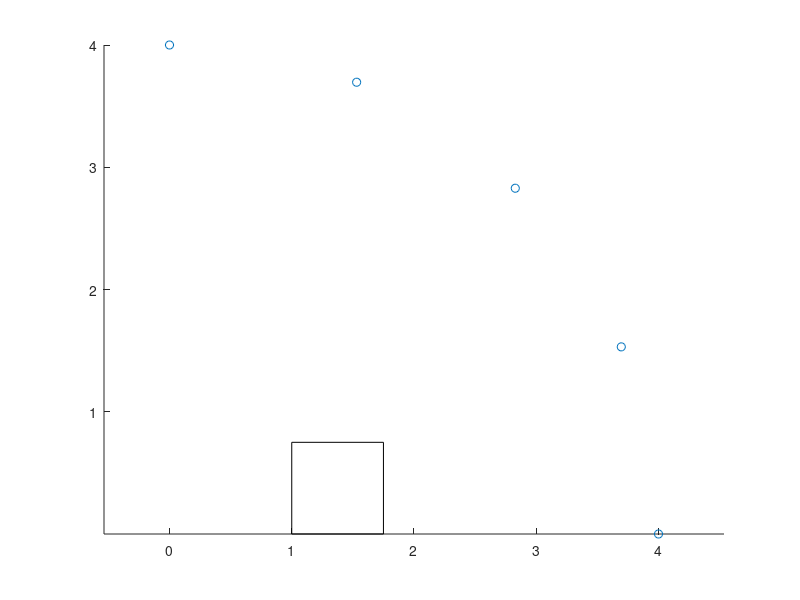

MATLAB code to generate this figure: (Note: this script raises an error after producing the figure.)
clear all; close all; clc; clf;

%pkg load symbolic;

hold on;
axis equal;

x_offset = 0;
y_offset = 0;

destination = [4., 0.5];

radius = destination(1);
nb_points=5;

theta = linspace(0, pi/2, nb_points);

x = radius * cos(theta) + x_offset;
y = radius * sin(theta) + y_offset;

% x = flip(x);
% y = flip(y);

% Add destination point to the curve
% x = [destination(1), x];
% y = [destination(2), y];

plot(x, y, 'o');

thetas_init = [deg2rad(90), 0, 0, 0, 0];

rectangle('Position',[1 0 0.75 0.75]);
thetas = thetas_init;

display(x);
display(y);

for i=nb_points:-1:2
    thetas = newton_n(thetas, [x(i); y(i)]);
end
plot_robot(thetas); % Vertical position


